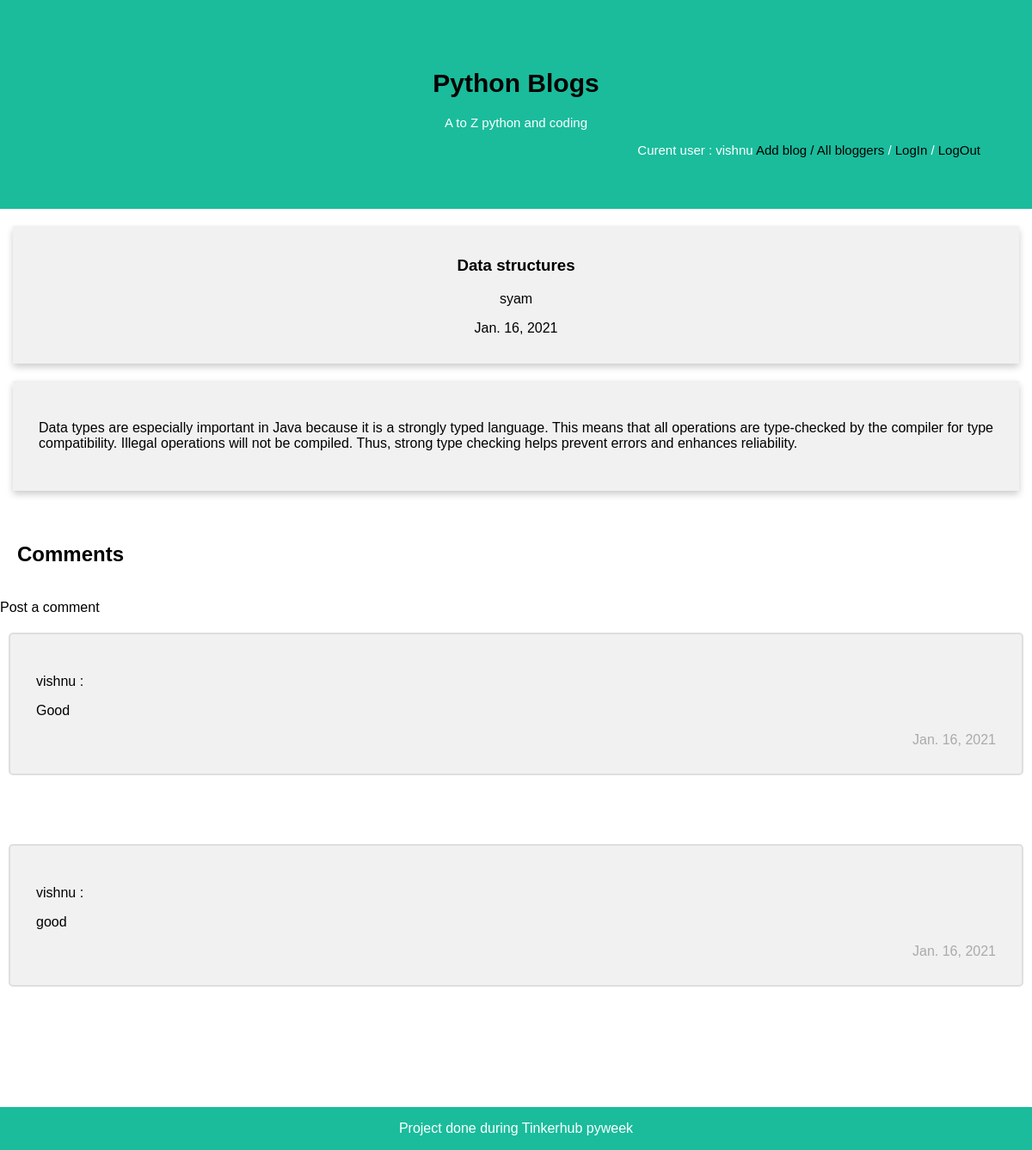
Page /blog/8/ (signed in) on the committed database.
### blog/models.py (models this page shows, shortened)
class Article(models.Model):
    name=models.CharField(max_length=100)
    content=models.CharField(max_length=1500,)
    publishing_date=models.DateField(default=date.today)
    author=models.ForeignKey(Author, on_delete=models.SET_NULL,null=True)
    class Meta:
        ordering=["-publishing_date"]

class Author(models.Model):
    user = models.OneToOneField(User, on_delete=models.SET_NULL,null=True)
    class Meta:
        ordering=["user"]
    def __str__(self):
        return self.user.username

class Comment(models.Model):
    comment_text=models.CharField(max_length=200)
    person=models.ForeignKey(User,on_delete=models.SET_NULL,null=True)
    date=models.DateField(auto_now_add=True)
    article=models.ForeignKey(Article,on_delete=models.CASCADE)
    class Meta:
        ordering=['date']

### blog/views.py (the view)
# urls.py: path('blog/<int:pk>/', blogView, name='blog-view'),
def blogView(request, pk):
    blog=get_object_or_404(Article, pk=pk)
    comments=Comment.objects.filter(article=blog)
    context = {
        'blog': blog,
        'comments':comments
        }
    return render(request, 'blog.html', context=context)

### blog/templates/blog.html (shortened to what this page needs)
{% extends 'base.html' %} {% block content %}
    <div class="row">
      <div class="card">
        <a href="#"> <h3>{{ blog.name }}</h3></a>
        <a href="#"><p>{{ blog.author }}</p></a>
        <p>{{ blog.publishing_date }}</p>
      </div>
      <div class="card" style="text-align: justify; padding: 30px;">
        <p>
          {{ blog.content }}</p>
      </div>
    </div>
    <div class="comments">
      <h2 style="padding: 20px; font-size: 18;">Comments</h2>
      {% if user.is_authenticated %}
        <span>
          <a href="{% url 'CommentForm'  %}" class="top-menu"> <div class="btn"> Post a comment</div></a>
        </span>
        {% endif %}
      {% if comments %}
      {% for comment in comments %}
      <div class="container" style="margin-bottom: 80px;">
       <p>{{ comment.person}} :</p>
        <p>{{ comment.comment_text }}</p>
        <span class="time-right">{{ comment.date }}</span>
      </div>
      {% endfor %}
      {% else %}
      <p>NO comments</p>
      {% endif %}
    </div>
    {% endblock %}

### blog/templates/base.html (shortened to what this page needs)
<!DOCTYPE html>
<html lang="en">
  <head>
    {% load static %}
    <link rel="stylesheet" href="{% static 'css/style.css' %}" />
  </head>
  <body style="margin: 0%">
    <div class="header">
      <a href="{% url 'blogs_list' %}">
        <h1>Python Blogs</h1>
      </a>
      <p>A to Z python and coding</p>
      <div class="signin" style="text-align: end">
        {% if user.is_authenticated %}
        <span>
          Curent user : {{ user.get_username }}
          <a href="{% url 'addblog' %}" class="top-menu"> Add blog </a>
        </span>
        {% endif %}
        <a href="{% url 'bloggers' %}"> / All bloggers </a>
        /
        <a href="{% url 'login'%}?next={{request.path}}"> LogIn </a>
        /
        <a href="{% url 'logout'%}?next={{request.path}}"> LogOut </a>
      </div>
    </div>
    {% block content %}
    {% endblock %}
    <div class="space" style="height: 10px; ">
    </div>
        <div class="space" style="height: 100px; ">
        </div>
    <div class="footer">
      <p>Project done during Tinkerhub pyweek</p>
    </div>
  </body>
</html>

### blog/static/css/style.css (style rules this page uses)
.header { padding: 60px; text-align: center; background: #1abc9c; color: white; font-size: 15px; }
.footer { position: fixed; left: 0%; bottom: 0%; width: 100%; background-color: #1abc9c; color: white; text-align: center; }
* { box-sizing: border-box; }
body { font-family: Arial, Helvetica, sans-serif; }
.row { margin: 0 -5px; }
a { text-decoration: none; color: black; }
.row::after { content: ""; display: table; clear: both; }
.card { box-shadow: 0 4px 8px 0 rgba(0, 0, 0, 0.2); padding: 16px; text-align: center; background-color: #f1f1f1; margin: 20px; }
.container { border: 2px solid #dedede; background-color: #f1f1f1; border-radius: 5px; padding: 30px 30px; margin: 20px 10px; }
.container::after { content: ""; clear: both; display: table; }
.time-right { float: right; color: #aaa; }

### rows in the picture
Article: name "Data structures", author "syam", publishing_date "Jan. 16, 2021", content "Data types are especially important in Java because it is a strongly typed language. This means that all operations are type-checked by the compiler for type compatibility. Illegal operations will not be compiled. Thus, strong type checking helps prevent errors and enhances reliability."
Comment: person "vishnu", comment_text "Good", date "Jan. 16, 2021"
Comment: person "vishnu", comment_text "good", date "Jan. 16, 2021"

### other values in the picture
{{ user.get_username }} "vishnu"
